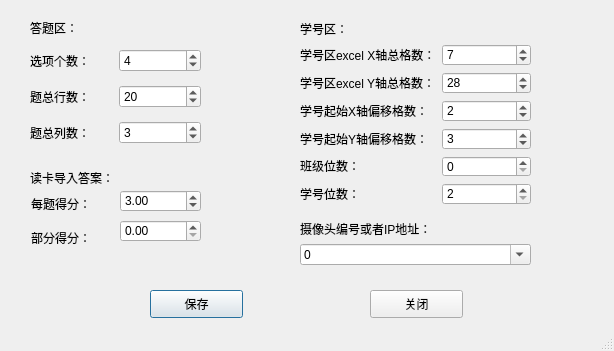
<?xml version="1.0" encoding="UTF-8"?>
<ui version="4.0">
 <class>configDialog</class>
 <widget class="QDialog" name="configDialog">
  <property name="geometry">
   <rect>
    <x>0</x>
    <y>0</y>
    <width>614</width>
    <height>351</height>
   </rect>
  </property>
  <property name="windowTitle">
   <string>参数设置</string>
  </property>
  <property name="sizeGripEnabled">
   <bool>true</bool>
  </property>
  <widget class="QPushButton" name="pushButton">
   <property name="geometry">
    <rect>
     <x>150</x>
     <y>290</y>
     <width>93</width>
     <height>28</height>
    </rect>
   </property>
   <property name="text">
    <string>保存</string>
   </property>
  </widget>
  <widget class="QPushButton" name="pushButton_2">
   <property name="geometry">
    <rect>
     <x>370</x>
     <y>290</y>
     <width>93</width>
     <height>28</height>
    </rect>
   </property>
   <property name="text">
    <string>关闭</string>
   </property>
  </widget>
  <widget class="QWidget" name="layoutWidget">
   <property name="geometry">
    <rect>
     <x>300</x>
     <y>20</y>
     <width>231</width>
     <height>185</height>
    </rect>
   </property>
   <layout class="QGridLayout" name="gridLayout">
    <item row="5" column="0">
     <widget class="QLabel" name="label_10">
      <property name="text">
       <string>&lt;html&gt;&lt;head/&gt;&lt;body&gt;&lt;p&gt;班级位数：&lt;/p&gt;&lt;/body&gt;&lt;/html&gt;</string>
      </property>
     </widget>
    </item>
    <item row="0" column="0">
     <widget class="QLabel" name="label_5">
      <property name="text">
       <string>学号区：</string>
      </property>
     </widget>
    </item>
    <item row="2" column="0">
     <widget class="QLabel" name="label_6">
      <property name="text">
       <string>学号区excel Y轴总格数：</string>
      </property>
     </widget>
    </item>
    <item row="3" column="0">
     <widget class="QLabel" name="label_7">
      <property name="text">
       <string>学号起始X轴偏移格数：</string>
      </property>
     </widget>
    </item>
    <item row="4" column="0">
     <widget class="QLabel" name="label_9">
      <property name="text">
       <string>&lt;html&gt;&lt;head/&gt;&lt;body&gt;&lt;p&gt;学号起始Y轴偏移格数：&lt;/p&gt;&lt;/body&gt;&lt;/html&gt;</string>
      </property>
     </widget>
    </item>
    <item row="6" column="0">
     <widget class="QLabel" name="label_11">
      <property name="text">
       <string>&lt;html&gt;&lt;head/&gt;&lt;body&gt;&lt;p&gt;学号位数：&lt;/p&gt;&lt;/body&gt;&lt;/html&gt;</string>
      </property>
     </widget>
    </item>
    <item row="4" column="1">
     <widget class="QSpinBox" name="spinBox_7">
      <property name="minimum">
       <number>1</number>
      </property>
      <property name="maximum">
       <number>10</number>
      </property>
      <property name="singleStep">
       <number>1</number>
      </property>
      <property name="value">
       <number>3</number>
      </property>
      <property name="displayIntegerBase">
       <number>10</number>
      </property>
     </widget>
    </item>
    <item row="6" column="1">
     <widget class="QSpinBox" name="spinBox_9">
      <property name="minimum">
       <number>2</number>
      </property>
      <property name="maximum">
       <number>10</number>
      </property>
      <property name="singleStep">
       <number>1</number>
      </property>
      <property name="value">
       <number>2</number>
      </property>
      <property name="displayIntegerBase">
       <number>10</number>
      </property>
     </widget>
    </item>
    <item row="5" column="1">
     <widget class="QSpinBox" name="spinBox_8">
      <property name="minimum">
       <number>0</number>
      </property>
      <property name="maximum">
       <number>5</number>
      </property>
      <property name="singleStep">
       <number>1</number>
      </property>
      <property name="value">
       <number>0</number>
      </property>
      <property name="displayIntegerBase">
       <number>10</number>
      </property>
     </widget>
    </item>
    <item row="1" column="1">
     <widget class="QSpinBox" name="spinBox_4">
      <property name="minimum">
       <number>1</number>
      </property>
      <property name="maximum">
       <number>10</number>
      </property>
      <property name="value">
       <number>7</number>
      </property>
     </widget>
    </item>
    <item row="2" column="1">
     <widget class="QSpinBox" name="spinBox_5">
      <property name="minimum">
       <number>1</number>
      </property>
      <property name="value">
       <number>28</number>
      </property>
     </widget>
    </item>
    <item row="1" column="0">
     <widget class="QLabel" name="label_8">
      <property name="text">
       <string>学号区excel X轴总格数：</string>
      </property>
     </widget>
    </item>
    <item row="3" column="1">
     <widget class="QSpinBox" name="spinBox_6">
      <property name="minimum">
       <number>1</number>
      </property>
      <property name="maximum">
       <number>10</number>
      </property>
      <property name="singleStep">
       <number>1</number>
      </property>
      <property name="value">
       <number>2</number>
      </property>
      <property name="displayIntegerBase">
       <number>10</number>
      </property>
     </widget>
    </item>
   </layout>
  </widget>
  <widget class="QLabel" name="label">
   <property name="geometry">
    <rect>
     <x>30</x>
     <y>20</y>
     <width>60</width>
     <height>16</height>
    </rect>
   </property>
   <property name="text">
    <string>答题区：</string>
   </property>
  </widget>
  <widget class="QWidget" name="layoutWidget">
   <property name="geometry">
    <rect>
     <x>30</x>
     <y>42</y>
     <width>171</width>
     <height>111</height>
    </rect>
   </property>
   <layout class="QGridLayout" name="gridLayout_2">
    <item row="0" column="0">
     <widget class="QLabel" name="label_4">
      <property name="text">
       <string>选项个数：</string>
      </property>
     </widget>
    </item>
    <item row="0" column="1">
     <widget class="QSpinBox" name="spinBox_1">
      <property name="minimum">
       <number>2</number>
      </property>
      <property name="maximum">
       <number>8</number>
      </property>
      <property name="value">
       <number>4</number>
      </property>
     </widget>
    </item>
    <item row="1" column="0">
     <widget class="QLabel" name="label_3">
      <property name="text">
       <string>题总行数：</string>
      </property>
     </widget>
    </item>
    <item row="1" column="1">
     <widget class="QSpinBox" name="spinBox_2">
      <property name="minimum">
       <number>1</number>
      </property>
      <property name="maximum">
       <number>100</number>
      </property>
      <property name="singleStep">
       <number>1</number>
      </property>
      <property name="value">
       <number>20</number>
      </property>
      <property name="displayIntegerBase">
       <number>10</number>
      </property>
     </widget>
    </item>
    <item row="2" column="0">
     <widget class="QLabel" name="label_2">
      <property name="text">
       <string>题总列数：</string>
      </property>
     </widget>
    </item>
    <item row="2" column="1">
     <widget class="QSpinBox" name="spinBox_3">
      <property name="minimum">
       <number>1</number>
      </property>
      <property name="maximum">
       <number>10</number>
      </property>
      <property name="value">
       <number>3</number>
      </property>
     </widget>
    </item>
   </layout>
  </widget>
  <widget class="QLabel" name="label_12">
   <property name="geometry">
    <rect>
     <x>30</x>
     <y>170</y>
     <width>121</width>
     <height>16</height>
    </rect>
   </property>
   <property name="text">
    <string>读卡导入答案：</string>
   </property>
  </widget>
  <widget class="QLabel" name="label_13">
   <property name="geometry">
    <rect>
     <x>31</x>
     <y>193</y>
     <width>81</width>
     <height>21</height>
    </rect>
   </property>
   <property name="text">
    <string>每题得分：</string>
   </property>
  </widget>
  <widget class="QLabel" name="label_14">
   <property name="geometry">
    <rect>
     <x>31</x>
     <y>227</y>
     <width>81</width>
     <height>21</height>
    </rect>
   </property>
   <property name="text">
    <string>部分得分：</string>
   </property>
  </widget>
  <widget class="QDoubleSpinBox" name="doubleSpinBox">
   <property name="geometry">
    <rect>
     <x>120</x>
     <y>190</y>
     <width>81</width>
     <height>22</height>
    </rect>
   </property>
   <property name="singleStep">
    <double>1.000000000000000</double>
   </property>
   <property name="value">
    <double>3.000000000000000</double>
   </property>
  </widget>
  <widget class="QDoubleSpinBox" name="doubleSpinBox_2">
   <property name="geometry">
    <rect>
     <x>120</x>
     <y>220</y>
     <width>81</width>
     <height>22</height>
    </rect>
   </property>
  </widget>
  <widget class="QWidget" name="">
   <property name="geometry">
    <rect>
     <x>300</x>
     <y>220</y>
     <width>231</width>
     <height>45</height>
    </rect>
   </property>
   <layout class="QVBoxLayout" name="verticalLayout">
    <item>
     <widget class="QLabel" name="label_15">
      <property name="text">
       <string>摄像头编号或者IP地址：</string>
      </property>
     </widget>
    </item>
    <item>
     <widget class="QComboBox" name="comboBox">
      <property name="editable">
       <bool>true</bool>
      </property>
      <property name="currentText">
       <string>0</string>
      </property>
     </widget>
    </item>
   </layout>
  </widget>
 </widget>
 <resources/>
 <connections/>
</ui>
